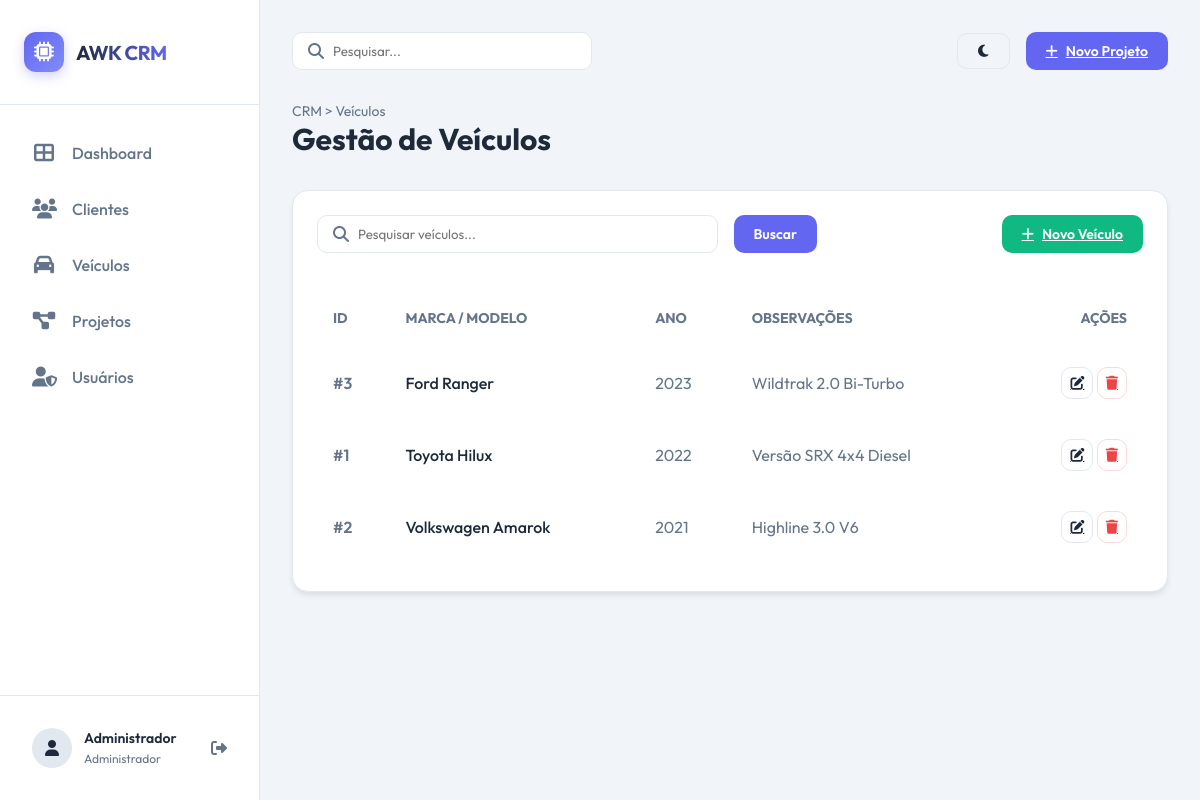
Screenshot of /veiculos (signed in) with the database file from the repository.
### tables this page shows
CREATE TABLE `veiculos` (
  `id` INT UNSIGNED NOT NULL AUTO_INCREMENT,
  `marca` VARCHAR(100) NOT NULL,
  `modelo` VARCHAR(100) NOT NULL,
  `ano` VARCHAR(10) NOT NULL,
  `observacoes` TEXT DEFAULT NULL,
  `criado_em` TIMESTAMP NOT NULL DEFAULT CURRENT_TIMESTAMP,
  `atualizado_em` TIMESTAMP NOT NULL DEFAULT CURRENT_TIMESTAMP ON UPDATE CURRENT_TIMESTAMP,
  PRIMARY KEY (`id`),
  INDEX `idx_marca_modelo` (`marca`, `modelo`)
);

### controllers/VeiculoController.php (called while the page is built, shortened)
<?php
class VeiculoController {
    private $veiculoModel;
    public function __construct() {
        $this->veiculoModel = new Veiculo();
    }
    public function listar() {
        $page = $_GET['page'] ?? 1;
        $search = $_GET['search'] ?? '';
        $veiculos = $this->veiculoModel->findAll($page, 20, $search);
        $total = $this->veiculoModel->countAll($search);
        $totalPages = ceil($total / 20);
        $data = [
            'veiculos' => $veiculos,
            'page' => $page,
            'totalPages' => $totalPages,
            'search' => $search
        ];
        loadView('veiculos/listar', $data);
    }
}

### config/database.php (called while the page is built, shortened)
<?php
class Database {
    private static $instance = null;
    private $connection;
    private $host = 'localhost';
    private $dbname = 'u784428213_base';
    private $username = 'u784428213_rehz';
    private $password = 'H/b9WzMpG';
    private $charset = 'utf8mb4';
    private function __construct() {
        try {
            $dsn = "mysql:host={$this->host};dbname={$this->dbname};charset={$this->charset}";
            $options = [
                PDO::ATTR_ERRMODE            => PDO::ERRMODE_EXCEPTION,
                PDO::ATTR_DEFAULT_FETCH_MODE => PDO::FETCH_ASSOC,
                PDO::ATTR_EMULATE_PREPARES   => false,
                PDO::MYSQL_ATTR_INIT_COMMAND => "SET NAMES utf8mb4 COLLATE utf8mb4_unicode_ci"
            ];
            $this->connection = new PDO($dsn, $this->username, $this->password, $options);
        } catch (PDOException $e) {
            die("Erro de conexão com o banco de dados: " . $e->getMessage());
        }
    }
    public static function getInstance() {
        if (self::$instance === null) {
            self::$instance = new Database();
        }
        return self::$instance;
    }
    public function query($sql, $params = []) {
        try {
            $stmt = $this->connection->prepare($sql);
            $stmt->execute($params);
            return $stmt;
        } catch (PDOException $e) {
            die("Erro na query: " . $e->getMessage() . "<br>SQL: " . $sql);
        }
    }
    public function fetchAll($sql, $params = []) {
        $stmt = $this->query($sql, $params);
        return $stmt->fetchAll();
    }
}

### models/Veiculo.php (called while the page is built, shortened)
<?php
class Veiculo {
    private $db;
    public function __construct() {
        $this->db = Database::getInstance();
    }
    public function findAll($page = 1, $limit = 20, $search = '') {
        $offset = ($page - 1) * $limit;
        $params = [];
        $sql = "SELECT * FROM veiculos WHERE 1=1";
        $sql .= " ORDER BY marca, modelo, ano LIMIT ? OFFSET ?";
        $params[] = $limit;
        $params[] = $offset;
        return $this->db->fetchAll($sql, $params);
    }
}

### views/veiculos/listar.php (the view, shortened to what this page needs)
<?php include ROOT_PATH . '/views/layout/header.php'; ?>
<div class="page-title">
    <div class="breadcrumb">CRM > Veículos</div>
    <h1>Gestão de Veículos</h1>
</div>
<div class="card" style="margin-top: 2rem;">
    <div style="display: flex; justify-content: space-between; align-items: center; margin-bottom: 2rem;">
        <form action="<?php echo BASE_URL; ?>/veiculos" method="GET" style="display: flex; gap: 1rem; flex: 1; max-width: 500px;">
            <div class="search-box" style="flex: 1;">
                <i class="fas fa-search"></i>
                <input type="text" name="search" placeholder="Pesquisar veículos..." value="<?php echo htmlspecialchars($search); ?>" style="width: 100%;">
            </div>
            <button type="submit" class="btn btn-primary">Buscar</button>
        </form>
        <a href="<?php echo BASE_URL; ?>/veiculos/criar" class="btn btn-primary" style="background-color: var(--success);">
            <i class="fas fa-plus"></i> Novo Veículo
        </a>
    </div>
    <table style="width: 100%; border-collapse: separate; border-spacing: 0 0.5rem;">
        <thead>
            <tr style="text-align: left; color: var(--text-muted); font-size: 0.875rem;">
                <th style="padding: 1rem;">ID</th>
                <th style="padding: 1rem;">MARCA / MODELO</th>
                <th style="padding: 1rem;">ANO</th>
                <th style="padding: 1rem;">OBSERVAÇÕES</th>
                <th style="padding: 1rem; text-align: right;">AÇÕES</th>
            </tr>
        </thead>
        <tbody>
            <?php if (empty($veiculos)): ?>
            <tr>
                <td colspan="5" style="padding: 2rem; text-align: center; color: var(--text-muted);">
                    Nenhum veículo encontrado.
                </td>
            </tr>
            <?php else: ?>
                <?php foreach ($veiculos as $veiculo): ?>
                <tr style="background-color: rgba(255,255,255,0.02); transition: var(--transition);">
                    <td style="padding: 1rem; font-weight: 600; border-radius: 12px 0 0 12px; color: var(--text-muted);">
                        #<?php echo $veiculo['id']; ?>
                    </td>
                    <td style="padding: 1rem;">
                        <div style="font-weight: 500; font-size: 1rem;"><?php echo htmlspecialchars($veiculo['marca'] . ' ' . $veiculo['modelo']); ?></div>
                    </td>
                    <td style="padding: 1rem; color: var(--text-muted);">
                        <?php echo htmlspecialchars($veiculo['ano']); ?>
                    </td>
                    <td style="padding: 1rem; color: var(--text-muted);">
                        <div style="max-width: 300px; white-space: nowrap; overflow: hidden; text-overflow: ellipsis;">
                            <?php echo htmlspecialchars($veiculo['observacoes']); ?>
                        </div>
                    </td>
                    <td style="padding: 1rem; text-align: right; border-radius: 0 12px 12px 0;">
                        <a href="<?php echo BASE_URL; ?>/veiculos/editar/<?php echo $veiculo['id']; ?>" class="btn btn-outline" style="padding: 0.5rem;" title="Editar Ficha Técnica"><i class="fas fa-edit"></i></a>
                        <a href="<?php echo BASE_URL; ?>/veiculos/excluir/<?php echo $veiculo['id']; ?>" class="btn btn-outline" style="padding: 0.5rem; color: var(--danger); border-color: rgba(239, 68, 68, 0.2);" onclick="return confirm('Tem certeza que deseja excluir este veículo? Isso apagará todas as molas originais vinculadas.');" title="Excluir"><i class="fas fa-trash"></i></a>
                    </td>
                </tr>
                <?php endforeach; ?>
            <?php endif; ?>
        </tbody>
    </table>
</div>
<?php include ROOT_PATH . '/views/layout/footer.php'; ?>

### views/layout/header.php (style rules this page uses)
:root { --primary: #6366f1; --primary-hover: #4f46e5; --secondary: #64748b; --accent: #f59e0b; --success: #10b981; --danger: #ef4444; --warning: #f59e0b; --info: #3b82f6; --bg-main: #0f172a; --bg-sidebar: #1e293b; --bg-card: #1e293b; --text-main: #f8fafc; --text-muted: #94a3b8; --border: #334155; --input-bg: #0f172a; --sidebar-width: 260px; --transition: all 0.3s cubic-bezier(0.4, 0, 0.2, 1); }
[data-theme="claro"] { --bg-main: #f1f5f9; --bg-sidebar: #ffffff; --bg-card: #ffffff; --text-main: #1e293b; --text-muted: #64748b; --border: #e2e8f0; --input-bg: #f8fafc; }
* { margin: 0; padding: 0; box-sizing: border-box; font-family: 'Outfit', sans-serif; }
body { background-color: var(--bg-main); color: var(--text-main); min-height: 100vh; display: flex; transition: var(--transition); }
.page-title h1 { font-size: 1.875rem; font-weight: 700; margin-bottom: 0.25rem; }
.breadcrumb { font-size: 0.875rem; color: var(--text-muted); }
.btn { padding: 0.625rem 1.25rem; border-radius: 10px; font-weight: 600; cursor: pointer; transition: var(--transition); display: inline-flex; align-items: center; gap: 0.5rem; border: none; font-size: 0.875rem; }
.btn-primary { background-color: var(--primary); color: white; }
.btn-outline { background-color: transparent; border: 1px solid var(--border); color: var(--text-main); }
.search-box { position: relative; width: 300px; }
.search-box input { width: 100%; padding: 0.625rem 1rem 0.625rem 2.5rem; background-color: var(--bg-card); border: 1px solid var(--border); border-radius: 10px; color: var(--text-main); outline: none; }
.search-box i { position: absolute; left: 1rem; top: 50%; transform: translateY(-50%); color: var(--text-muted); }
.card { background-color: var(--bg-card); border: 1px solid var(--border); border-radius: 16px; padding: 1.5rem; box-shadow: 0 4px 6px -1px rgba(0, 0, 0, 0.1); }

### rows the page displays
veiculos: id "3", marca+modelo "Ford Ranger", ano "2023", observacoes "Wildtrak 2.0 Bi-Turbo"
veiculos: id "1", marca+modelo "Toyota Hilux", ano "2022", observacoes "Versão SRX 4x4 Diesel"
veiculos: id "2", marca+modelo "Volkswagen Amarok", ano "2021", observacoes "Highline 3.0 V6"

### other values shown
$_SESSION['usuario_nome'] "Administrador"
$_SESSION['usuario_perfil'] "Administrador"
